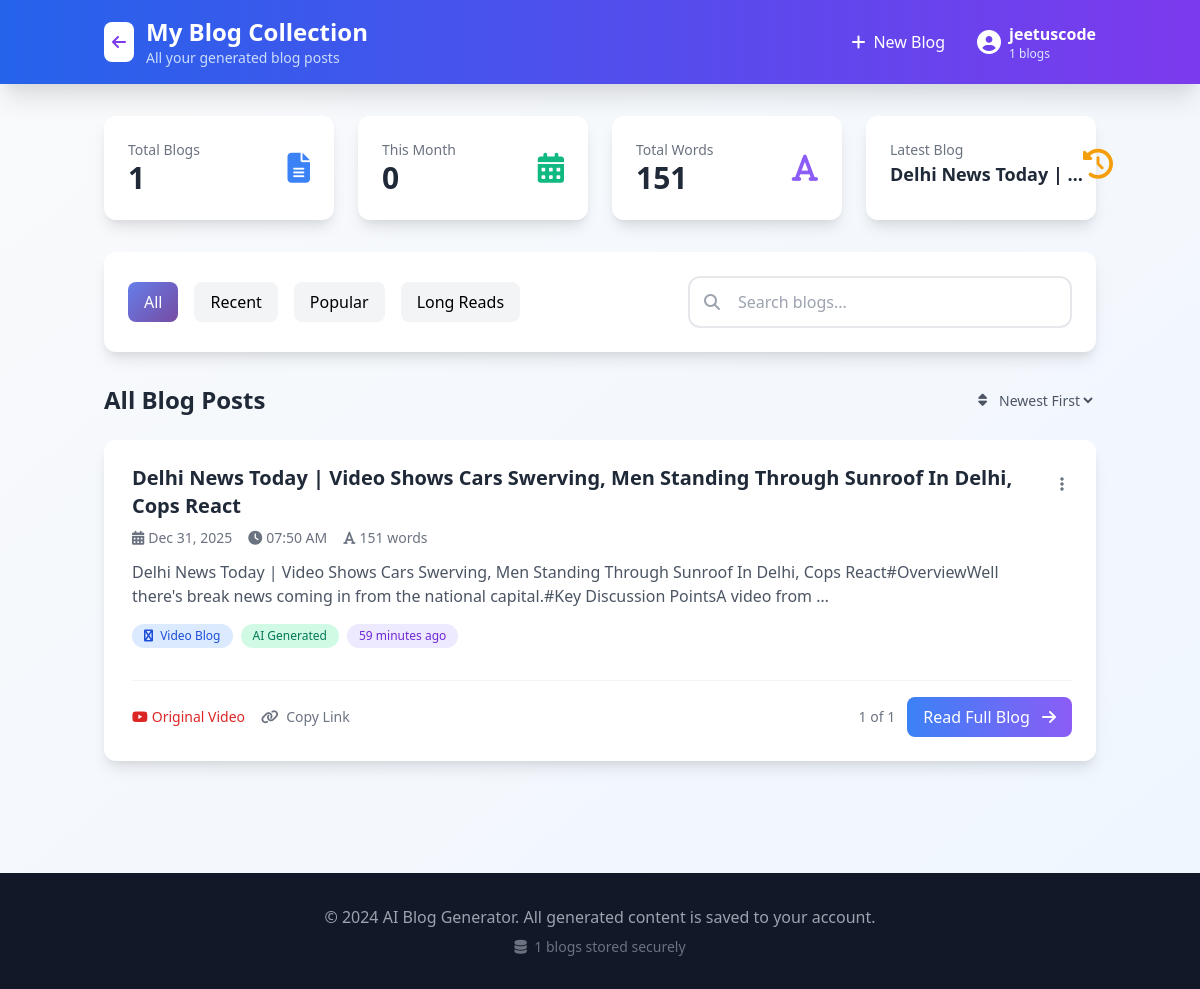
The page /blogs/ (signed in) on the database its author committed.
### blog_generator/models.py (models this page shows, shortened)
class BlogPost(models.Model):
    user = models.ForeignKey(User, on_delete=models.CASCADE)
    youtube_title = models.CharField(max_length=500)
    youtube_link = models.URLField(max_length=500)
    generated_content = models.TextField()
    created_at = models.DateTimeField(auto_now_add=True)  # Add this

### blog_generator/views.py (the view)
# urls.py: path('blogs/', views.blog_list, name='blog_list'),
@login_required
def blog_list(request):
    blog_articles = BlogPost.objects.filter(user=request.user).order_by('-created_at')
    return render(request, "all-blogs.html", {
        'blog_articles': blog_articles,
        'user': request.user
    })

### templates/all-blogs.html (shortened to what this page needs)
<!DOCTYPE html>
<html lang="en">
<head>
    <link href="https://cdn.jsdelivr.net/npm/tailwindcss@2.2.19/dist/tailwind.min.css" rel="stylesheet">
    <link rel="stylesheet" href="https://cdnjs.cloudflare.com/ajax/libs/font-awesome/6.4.0/css/all.min.css">
</head>
<body class="bg-gradient-to-br from-gray-50 to-blue-50 min-h-screen font-sans antialiased">
    <nav class="bg-gradient-to-r from-blue-600 to-purple-600 text-white shadow-xl">
        <div class="container mx-auto px-4">
            <div class="flex justify-between items-center py-4">
                <div class="flex items-center space-x-3">
                    <a href="{% url 'index' %}" class="p-2 bg-white rounded-lg hover:bg-gray-100 transition">
                        <i class="fas fa-arrow-left text-purple-600"></i>
                    </a>
                    <div>
                        <h1 class="text-2xl font-bold">My Blog Collection</h1>
                        <p class="text-sm text-blue-100 opacity-90">All your generated blog posts</p>
                    </div>
                </div>
                <div class="flex items-center space-x-4">
                    <a href="{% url 'index' %}" class="flex items-center space-x-2 hover:text-blue-200 transition px-4 py-2 bg-white/10 rounded-lg">
                        <i class="fas fa-plus"></i>
                        <span>New Blog</span>
                    </a>
                    <div class="relative">
                        <div class="flex items-center space-x-2">
                            <i class="fas fa-user-circle text-2xl"></i>
                            <div class="hidden md:block">
                                <p class="font-semibold">{{ user.username }}</p>
                                <p class="text-xs text-blue-100">{{ blog_articles.count }} blogs</p>
                            </div>
                        </div>
                    </div>
                </div>
            </div>
        </div>
    </nav>
    <main class="container mx-auto px-4 py-8">
        <div class="grid grid-cols-1 md:grid-cols-4 gap-6 mb-8">
            <div class="bg-white rounded-xl shadow-lg p-6">
                <div class="flex items-center justify-between">
                    <div>
                        <p class="text-sm text-gray-500">Total Blogs</p>
                        <p class="text-3xl font-bold text-gray-800">{{ blog_articles.count }}</p>
                    </div>
                    <i class="fas fa-file-alt text-3xl text-blue-500"></i>
                </div>
            </div>
            <div class="bg-white rounded-xl shadow-lg p-6">
                <div class="flex items-center justify-between">
                    <div>
                        <p class="text-sm text-gray-500">This Month</p>
                        <p class="text-3xl font-bold text-gray-800">
                            {% now "m" as current_month %}
                            {% with current_month_int=current_month|add:"0" %}
                                {% with monthly_count=0 %}
                                    {{ monthly_count }}
                                {% endwith %}
                            {% endwith %}
                        </p>
                    </div>
                    <i class="fas fa-calendar-alt text-3xl text-green-500"></i>
                </div>
            </div>
            <div class="bg-white rounded-xl shadow-lg p-6">
                <div class="flex items-center justify-between">
                    <div>
                        <p class="text-sm text-gray-500">Total Words</p>
                        <p class="text-3xl font-bold text-gray-800" id="totalWordsCounter">
                        </p>
                    </div>
                    <i class="fas fa-font text-3xl text-purple-500"></i>
                </div>
            </div>
            <div class="bg-white rounded-xl shadow-lg p-6">
                <div class="flex items-center justify-between">
                    <div>
                        <p class="text-sm text-gray-500">Latest Blog</p>
                        <p class="text-lg font-bold text-gray-800 truncate">
                            {% if blog_articles.first %}
                                {{ blog_articles.first.youtube_title|truncatechars:20 }}
                            {% else %}
                                None
                            {% endif %}
                        </p>
                    </div>
                    <i class="fas fa-history text-3xl text-yellow-500"></i>
                </div>
            </div>
        </div>
        <div class="bg-white rounded-xl shadow-lg p-6 mb-8">
            <div class="flex flex-col md:flex-row justify-between items-center space-y-4 md:space-y-0">
                <div class="flex space-x-4">
                    <button class="filter-btn active px-4 py-2 rounded-lg font-medium transition">All</button>
                    <button class="filter-btn px-4 py-2 rounded-lg bg-gray-100 hover:bg-gray-200 font-medium transition">Recent</button>
                    <button class="filter-btn px-4 py-2 rounded-lg bg-gray-100 hover:bg-gray-200 font-medium transition">Popular</button>
                    <button class="filter-btn px-4 py-2 rounded-lg bg-gray-100 hover:bg-gray-200 font-medium transition">Long Reads</button>
                </div>
                <div class="relative w-full md:w-auto">
                    <div class="relative">
                        <input type="text" id="searchInput" placeholder="Search blogs..."
                               class="pl-12 pr-4 py-3 w-full md:w-96 border-2 border-gray-200 rounded-xl focus:border-blue-500 focus:ring-2 focus:ring-blue-200 outline-none transition">
                        <i class="fas fa-search absolute left-4 top-1/2 transform -translate-y-1/2 text-gray-400"></i>
                    </div>
                </div>
            </div>
        </div>
        <div class="mb-8">
            <div class="flex justify-between items-center mb-6">
                <h2 class="text-2xl font-bold text-gray-800">All Blog Posts</h2>
                <div class="flex items-center space-x-2 text-sm text-gray-600">
                    <i class="fas fa-sort"></i>
                    <select id="sortSelect" class="border-none bg-transparent focus:outline-none">
                        <option value="newest">Newest First</option>
                    </select>
                </div>
            </div>
            {% if blog_articles %}
                <div id="blogList" class="space-y-4">
                    {% for blog in blog_articles %}
                    <div class="blog-card bg-white rounded-xl shadow-lg p-6 cursor-pointer" onclick="window.location.href='{% url 'blog_details' blog.id %}'">
                        <div class="flex flex-col md:flex-row md:items-start justify-between">
                            <div class="flex-1">
                                <div class="flex items-start justify-between">
                                    <div class="flex-1">
                                        <h3 class="text-xl font-bold text-gray-800 mb-2">{{ blog.youtube_title }}</h3>
                                        <div class="flex items-center space-x-4 text-sm text-gray-500 mb-3">
                                            <span class="flex items-center">
                                                <i class="fas fa-calendar-alt mr-1"></i>
                                                {{ blog.created_at|date:"M d, Y" }}
                                            </span>
                                            <span class="flex items-center">
                                                <i class="fas fa-clock mr-1"></i>
                                                {{ blog.created_at|time:"h:i A" }}
                                            </span>
                                            <span class="flex items-center word-count" data-words="{{ blog.generated_content|wordcount }}">
                                                <i class="fas fa-font mr-1"></i>
                                                {{ blog.generated_content|wordcount }} words
                                            </span>
                                        </div>
                                        <p class="text-gray-600 mb-4 line-clamp-2">
                                            {{ blog.generated_content|striptags|truncatechars:200 }}
                                        </p>
                                        <div class="flex flex-wrap gap-2 mb-4">
                                            <span class="px-3 py-1 bg-blue-100 text-blue-700 text-xs rounded-full">
                                                <i class="fas fa-youtube mr-1"></i> Video Blog
                                            </span>
                                            <span class="px-3 py-1 bg-green-100 text-green-700 text-xs rounded-full">
                                                AI Generated
                                            </span>
                                            <span class="px-3 py-1 bg-purple-100 text-purple-700 text-xs rounded-full">
                                                {{ blog.created_at|timesince }} ago
                                            </span>
                                        </div>
                                    </div>
                                    <div class="md:ml-4 mt-4 md:mt-0">
                                        <div class="relative group">
                                            <button class="p-2 rounded-lg hover:bg-gray-100" onclick="event.stopPropagation();">
                                                <i class="fas fa-ellipsis-v text-gray-500"></i>
                                            </button>
                                        </div>
                                    </div>
                                </div>
                            </div>
                        </div>
                        <div class="flex justify-between items-center mt-4 pt-4 border-t border-gray-100">
                            <div class="flex items-center space-x-4">
                                <a href="{{ blog.youtube_link }}" target="_blank"
                                   class="flex items-center text-sm text-red-600 hover:text-red-700" onclick="event.stopPropagation();">
                                    <i class="fab fa-youtube mr-1"></i> Original Video
                                </a>
                                <button class="copy-link text-sm text-gray-500 hover:text-gray-700"
                                        data-link="{% url 'blog_details' blog.id %}"
                                        onclick="event.stopPropagation(); copyBlogLink(this);">
                                    <i class="fas fa-link mr-1"></i> Copy Link
                                </button>
                            </div>
                            <div class="flex items-center">
                                <span class="text-sm text-gray-500 mr-3">{{ forloop.counter }} of {{ blog_articles.count }}</span>
                                <button class="px-4 py-2 bg-gradient-to-r from-blue-500 to-purple-500 text-white rounded-lg hover:shadow-lg transition" onclick="event.stopPropagation(); window.location.href='{% url 'blog_details' blog.id %}';">
                                    Read Full Blog <i class="fas fa-arrow-right ml-2"></i>
                                </button>
                            </div>
                        </div>
                    </div>
                    {% endfor %}
                </div>
            {% endif %}
        </div>
    </main>
    <footer class="bg-gray-900 text-white py-8 mt-12">
        <div class="container mx-auto px-4 text-center">
            <p class="text-gray-400">© 2024 AI Blog Generator. All generated content is saved to your account.</p>
            <p class="text-gray-500 text-sm mt-2">
                <i class="fas fa-database mr-1"></i> {{ blog_articles.count }} blogs stored securely
            </p>
        </div>
    </footer>
</body>
</html>

### templates/all-blogs.html (style rules this page uses)
.blog-card { transition: all 0.3s ease; border-left: 4px solid transparent; }
.filter-btn.active { background: linear-gradient(135deg, #667eea 0%, #764ba2 100%); color: white; }
.line-clamp-2 { display: -webkit-box; -webkit-line-clamp: 2; -webkit-box-orient: vertical; overflow: hidden; }

### rows shown on the page
BlogPost: first.youtube_title "Delhi News Today | …", youtube_title "Delhi News Today | Video Shows Cars Swerving, Men Standing Through Sunroof In Delhi, Cops React", created_at "Dec 31, 2025", created_at "07:50 AM", generated_content "151", generated_content "Delhi News Today | Video Shows Cars Swerving, Men Standing Through Sunroof In Delhi, Cops React#OverviewWell there's break news coming in from the national capital.#Key Discussion PointsA video from …", created_at "59 minutes", count "1"

### other values the page prints
{{ user.username }} "jeetuscode"
{{ blog_articles.count }} "1"
{{ monthly_count }} "0"
